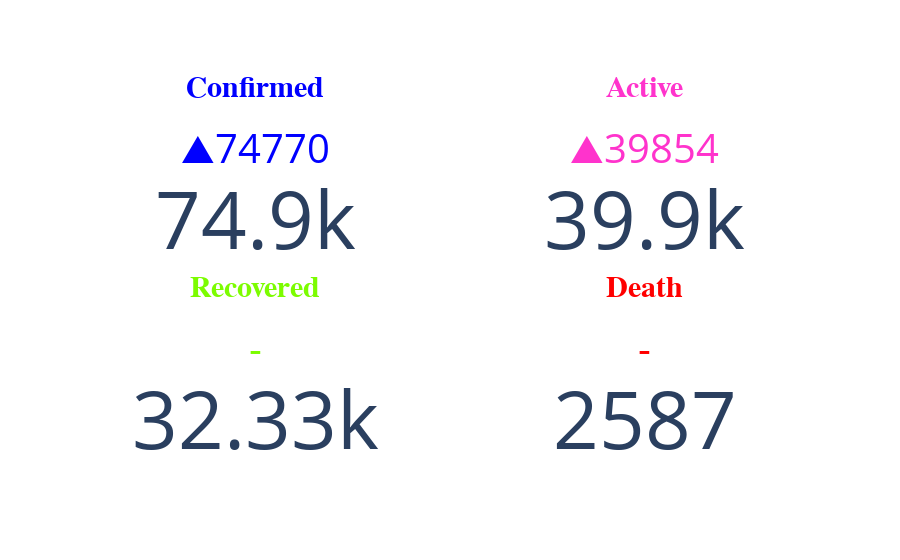

Here is the notebook cell this chart was saved with:
### Code cell
total_indicators = indicator_df.iloc[0,:]

confirmed = total_indicators.iloc[1]
recovered = total_indicators.iloc[2]
deaths = total_indicators.iloc[3]
active = total_indicators.iloc[4]

delta_confirmed = total_indicators.iloc[5]
delta_recovered = total_indicators.iloc[6]
delta_deaths = total_indicators.iloc[7]

delta_active = active-(+delta_confirmed+delta_recovered+delta_deaths)


# largest = indicator_df['active'].nlargest(2)
# first_largest  = largest.ix[0]
# second_largest = largest.ix[1]
# delta_active = first_largest-second_largest
delta_active

display(HTML('<br><br><div style = "font-family:Trebuchet MS;font-size:30px;color:#999999;">Daily Indicator</div><br>'))


fig = go.Figure()

fig.add_trace(
        go.Indicator(
            mode = "number+delta",
            title = {"text": "<span style='font-family:Trebuchet MS;font-size:30px;color:#0000FF'><b>Confirmed</b></span>",'align':'center'},
            value = confirmed,
            align="center",
            delta = {'reference':confirmed-delta_confirmed,'increasing': {'color': "#0000FF"}, 'relative': False, 'position' : "top",'valueformat' :".0f"},
            domain = {'row': 0, 'column': 0}
            
        )
)


fig.add_trace(go.Indicator(
    
    mode = "number+delta",
    title = {"text": "<span style=';font-family:Trebuchet MS;font-size:30px;color:#7CFC00'><b>Recovered</b></span>",'align':'center'},
    value = recovered,
    align="center",
    delta = {'reference':recovered-delta_recovered,'increasing': {'color': "#7CFC00"}, 'relative': False,'position' : "top",'valueformat' :".0f"},
    domain = {'row': 1, 'column': 0},

))



fig.add_trace(go.Indicator(
    mode = "number+delta",
    title = {"text": "<span style=';font-family:Trebuchet MS;font-size:30px;color:#ff33cc'><b>Active</b></span>",'align':'center'},
    value = active,
    align="center",
    delta = {'reference': delta_active,'increasing': {'color': "#ff33cc"}, 'relative': False,'position' : "top",'valueformat' :".0f"},
    domain = {'row': 0, 'column': 1}
))
  


fig.add_trace(go.Indicator(
    mode = "number+delta",
    title = {"text": "<span style=';font-family:Trebuchet MS;font-size:30px;color:#FF0000'><b>Death</b></span>",'align':'center'},
    value = deaths,
    align="center",
    delta = {'reference': deaths-delta_deaths, 'increasing': {'color': "#FF0000"}, 'relative': False,'position' : "top",'valueformat' :".0f"},
    domain = {'row': 1, 'column': 1}
    
))
    

fig.update_layout(
    grid = {'rows': 2, 'columns': 2, 'pattern': "coupled"},
    template = {'data' : {'indicator': [{
        'delta' : {'reference': 90}}]
                         }})

### Figure 1 — Plotly figure (JSON) as saved in the notebook; plotly's stock layout.template omitted (floating-point values rounded to 4 significant figures)
{"data": [{"align": "center", "delta": {"increasing": {"color": "#0000FF"}, "position": "top", "reference": null, "relative": false, "valueformat": ".0f"}, "domain": {"column": 0, "row": 0}, "mode": "number+delta", "title": {"align": "center", "text": "<span style='font-family:Trebuchet MS;font-size:30px;color:#0000FF'><b>Confirmed</b></span>"}, "type": "indicator", "value": 74860}, {"align": "center", "delta": {"increasing": {"color": "#7CFC00"}, "position": "top", "reference": 32329, "relative": false, "valueformat": ".0f"}, "domain": {"column": 0, "row": 1}, "mode": "number+delta", "title": {"align": "center", "text": "<span style=';font-family:Trebuchet MS;font-size:30px;color:#7CFC00'><b>Recovered</b></span>"}, "type": "indicator", "value": 32329}, {"align": "center", "delta": {"increasing": {"color": "#ff33cc"}, "position": "top", "reference": null, "relative": false, "valueformat": ".0f"}, "domain": {"column": 1, "row": 0}, "mode": "number+delta", "title": {"align": "center", "text": "<span style=';font-family:Trebuchet MS;font-size:30px;color:#ff33cc'><b>Active</b></span>"}, "type": "indicator", "value": 39944}, {"align": "center", "delta": {"increasing": {"color": "#FF0000"}, "position": "top", "reference": 2587, "relative": false, "valueformat": ".0f"}, "domain": {"column": 1, "row": 1}, "mode": "number+delta", "title": {"align": "center", "text": "<span style=';font-family:Trebuchet MS;font-size:30px;color:#FF0000'><b>Death</b></span>"}, "type": "indicator", "value": 2587}], "layout": {"grid": {"columns": 2, "pattern": "coupled", "rows": 2}}}
